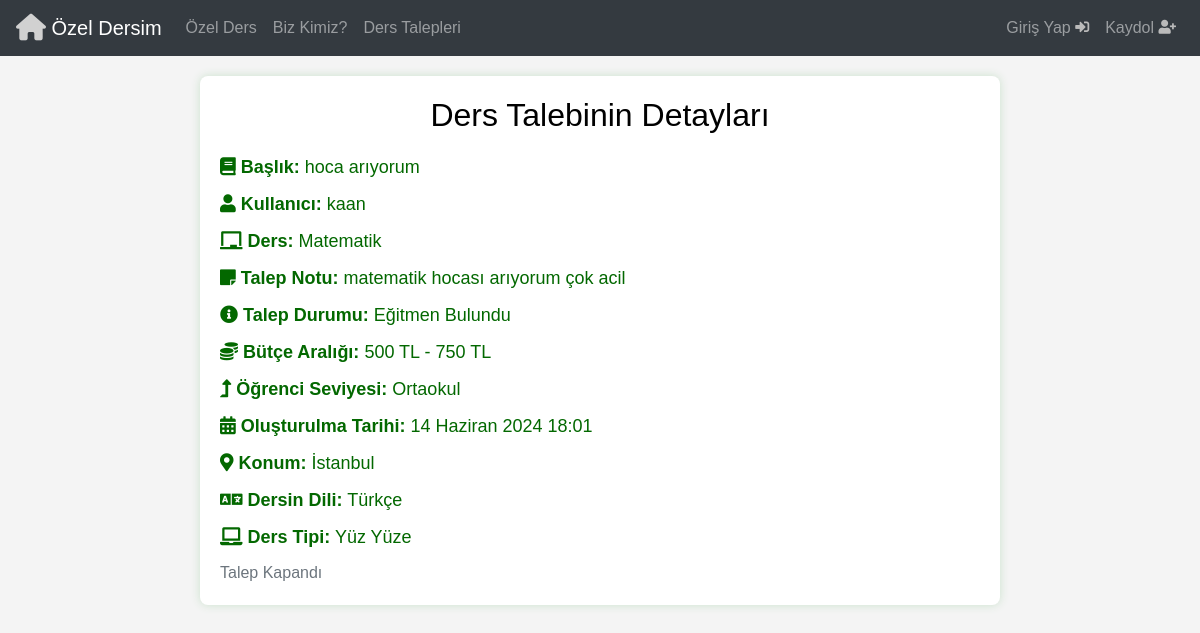
The page /talep_detay/11/ on the database its author committed.
### Base/models.py (models this page shows, shortened)
class DersTalepleri(models.Model):
  seviye = [
    ('İlkokul', 'İlkokul'),
    ('Ortaokul', 'Ortaokul'),
    ('Lise', 'Lise'),
    ('Üniversite', 'Üniversite'),
    ('Yüksek Lisans','Yüksek Lisans'),
  ]
  ders_tipleri = [
        ('online', 'Online'),
        ('yuz_yuze', 'Yüz Yüze'),
        ('iksisde', 'Online ve Yüz Yüze'),
    ]
  kullanici = models.ForeignKey(User, on_delete=models.CASCADE)
  baslik = models.CharField(max_length=50)
  ders = models.ForeignKey(Ders, on_delete=models.CASCADE)
  talep_notu= models.TextField(max_length=200,null=True,blank=True)
  talep_durumu = models.BooleanField(default=False)
  min_butce = models.IntegerField(validators=[MinValueValidator(0)])
  max_butce = models.IntegerField(validators=[MaxValueValidator(10000)])
  ogrenci_seviyesi = models.CharField(max_length=50,choices=seviye)
  olusturulma_tarihi = models.DateTimeField(auto_now_add=True)
  konum = models.ForeignKey(Sehir, on_delete=models.CASCADE)
  dil = models.ForeignKey(Dil,on_delete=models.CASCADE)
  gunceleme=models.DateTimeField(auto_now=True)
  ders_tipi = models.CharField(
        max_length=50,
        choices=(('online', 'Online'), ('yuz_yuze', 'Yüz Yüze'), ('iksisde', 'Online ve Yüz Yüze')),
    )

class Ders(models.Model):
  ders = models.CharField(max_length=50)
  def __str__(self) :
    return self.ders

class Sehir(models.Model):
  sehir = models.CharField(max_length=50)
  def __str__(self):
    return self.sehir

class Dil(models.Model):
  dil = models.CharField(max_length=50)
  def __str__(self):
    return self.dil

### Base/views.py (the view)
# urls.py: path('talep_detay/<str:pk>/', views.talep_detay, name='TalepDetay'),
def talep_detay(request, pk):
    ders_talebi = DersTalepleri.objects.get(id=pk)
    return render(request, 'TalepDetay.html', {'ders_talebi': ders_talebi})

### Templates/TalepDetay.html (shortened to what this page needs)
{% include 'navbar.html' %}
<!DOCTYPE html>
<html lang="tr">
<head>
    <link
      rel="stylesheet"
      href="https://stackpath.bootstrapcdn.com/bootstrap/4.5.2/css/bootstrap.min.css"
    />
    <link
      rel="stylesheet"
      href="https://cdnjs.cloudflare.com/ajax/libs/font-awesome/5.15.4/css/all.min.css"
    />
</head>
<body>
    <div class="container">
        <h1>Ders Talebinin Detayları</h1>
        <div class="request-details">
            <p><i class="fas fa-book"></i> <strong>Başlık:</strong> {{ ders_talebi.baslik }}</p>
            <p><i class="fas fa-user"></i> <strong>Kullanıcı:</strong> {{ ders_talebi.kullanici }}</p>
            <p><i class="fas fa-chalkboard"></i> <strong>Ders:</strong> {{ ders_talebi.ders }}</p>
            <p><i class="fas fa-sticky-note"></i> <strong>Talep Notu:</strong> {{ ders_talebi.talep_notu }}</p>
            <p><i class="fas fa-info-circle"></i>
                <strong>Talep Durumu:</strong> {% if ders_talebi.talep_durumu %}
                Eğitmen Bulundu {% else %}Talep Açık{% endif %}
            </p>
            <p><i class="fas fa-coins"></i> <strong>Bütçe Aralığı:</strong> {{ ders_talebi.min_butce }} TL -
                {{ ders_talebi.max_butce }} TL</p>
            <p><i class="fas fa-level-up-alt"></i> <strong>Öğrenci Seviyesi:</strong> {{ ders_talebi.ogrenci_seviyesi }}</p>
            <p><i class="fas fa-calendar-alt"></i> <strong>Oluşturulma Tarihi:</strong> {{ ders_talebi.olusturulma_tarihi }}</p>
            <p><i class="fas fa-map-marker-alt"></i> <strong>Konum:</strong> {{ ders_talebi.konum }}</p>
            <p><i class="fas fa-language"></i> <strong>Dersin Dili:</strong> {{ ders_talebi.dil }}</p>
            <p><i class="fas fa-laptop"></i> <strong>Ders Tipi:</strong> {{ ders_talebi.get_ders_tipi_display }}</p>
        </div>
        {% if ders_talebi.kullanici == request.user %}
              <div class="right-actions">
                <a
                  href="{% url 'TalepDuzenle' ders_talebi.id %}"
                  class="btn btn-warning btn-sm btn-custom btn-warning-custom"
                  ><i class="fas fa-edit"></i> Talebi Düzenle</a
                >
                <a
                  href="{% url 'TalepSil' ders_talebi.id %}"
                  class="btn btn-danger btn-sm btn-custom btn-danger-custom"
                  ><i class="fas fa-trash"></i> Talebi Sil</a
                >
                <a
                  href="{% url 'TalepKabul' ders_talebi.id %}"
                  class="btn btn-success btn-sm btn-custom btn-success-custom"
                  ><i class="fas fa-check"></i> Talebi Kapat</a
                >
              </div>
        {% else %}
              {% if ders_talebi.talep_durumu == False %}
              <div class="right-actions">
                {% if request.user.is_authenticated %}
                <a
                  href="{% url 'IletisimeGec1' ders_talebi.id %}"
                  class="btn btn-success btn-sm btn-custom btn-success-custom"
                  ><i class="fas fa-envelope"></i> Öğrenci İle İletişime Geç</a
                >
                {% else %}
                <a
                  href="{% url 'register' %}"
                  class="btn btn-success btn-sm btn-custom btn-success-custom"
                  ><i class="fas fa-envelope"></i> Öğrenci İle İletişime Geç</a
                >
                {% endif %}
              </div>
              {% else %}
              <span class="text-muted">Talep Kapandı</span>
              {% endif %}
        {% endif %}
    </div>
</body>
</html>

### Templates/TalepDetay.html (style rules this page uses)
body { font-family: Arial, sans-serif; background-color: #f4f4f4; margin: 0; padding: 0; }
.container { max-width: 800px; margin: 20px auto; padding: 20px; background-color: #fff; border-radius: 8px; box-shadow: 0 0 10px rgb(203, 226, 205); }
h1 { font-size: 32px; margin-bottom: 20px; color: #000000; text-align: center; }
.request-details p { margin-bottom: 10px; font-size: 18px; color: #036800; }
.text-muted { color: #6c757d; }

### rows shown on the page
DersTalepleri: baslik "hoca arıyorum", kullanici "kaan", ders "Matematik", talep_notu "matematik hocası arıyorum çok acil", min_butce "500", max_butce "750", ogrenci_seviyesi "Ortaokul", olusturulma_tarihi "14 Haziran 2024 18:01", konum "İstanbul", dil "Türkçe", ders_tipi "Yüz Yüze"
